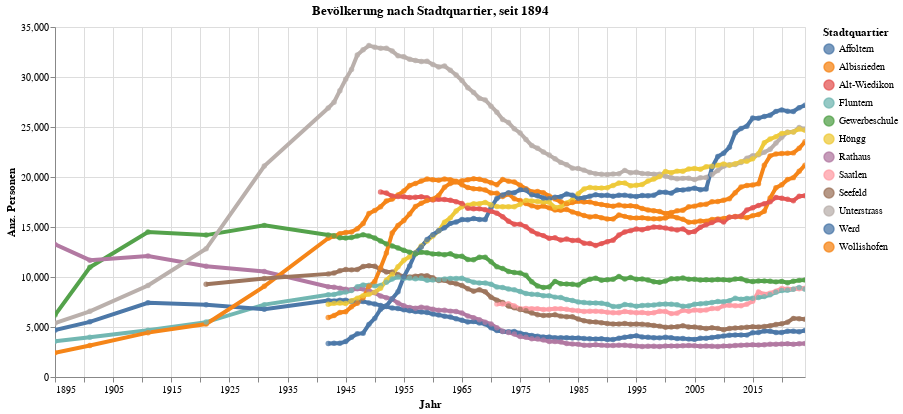

Notebook code for this chart:
### Code cell
myTitle="Bevölkerung nach Stadtquartier, seit "+str(data2betested.index.year.min())
highlight = alt.selection(type='single', on='mouseover',
                          fields=['RAUM_lang'], nearest=True)
#x='date:StichtagDatJahr',
base = alt.Chart(myAgg.reset_index().query('sum_WBev>30'), title=myTitle).encode(
    x=alt.X('StichtagDatJahr', axis=alt.Axis(title='Jahr'))# , axis=alt.Axis(format='%', title='percentage')
    , y=alt.X('sum_WBev', axis=alt.Axis(title='Anz. Personen'))
    , color=alt.Color('RAUM_lang', legend=alt.Legend(title="Stadtquartier", orient="right"))  
    ,tooltip=['StichtagDatJahr', 'RAUM_lang','sum_WBev']    
)
points = base.mark_circle().encode(
    opacity=alt.value(0.75)
).add_selection(
    highlight
).properties(
    width=750 , height=350
)
lines = base.mark_line().encode(
    size=alt.condition(~highlight, alt.value(0.5), alt.value(4))
).interactive()

lines + points

### Figure 1 — Vega-Lite specification as saved in the notebook (floating-point values rounded to 4 significant figures; data arrays with more than 128 entries replaced by an {"elided": "..."} marker saying what was removed)
{"config": {"view": {"continuousWidth": 400, "continuousHeight": 300}}, "layer": [{"mark": "line", "encoding": {"color": {"type": "nominal", "field": "RAUM_lang", "legend": {"orient": "right", "title": "Stadtquartier"}}, "size": {"condition": {"value": 0.5, "selection": {"not": "selector003"}}, "value": 4}, "tooltip": [{"type": "temporal", "field": "StichtagDatJahr"}, {"type": "nominal", "field": "RAUM_lang"}, {"type": "quantitative", "field": "sum_WBev"}], "x": {"type": "temporal", "axis": {"title": "Jahr"}, "field": "StichtagDatJahr"}, "y": {"type": "quantitative", "axis": {"title": "Anz. Personen"}, "field": "sum_WBev"}}, "selection": {"selector004": {"type": "interval", "bind": "scales", "encodings": ["x", "y"]}}, "title": "Bevölkerung nach Stadtquartier, seit 1894"}, {"mark": "circle", "encoding": {"color": {"type": "nominal", "field": "RAUM_lang", "legend": {"orient": "right", "title": "Stadtquartier"}}, "opacity": {"value": 0.75}, "tooltip": [{"type": "temporal", "field": "StichtagDatJahr"}, {"type": "nominal", "field": "RAUM_lang"}, {"type": "quantitative", "field": "sum_WBev"}], "x": {"type": "temporal", "axis": {"title": "Jahr"}, "field": "StichtagDatJahr"}, "y": {"type": "quantitative", "axis": {"title": "Anz. Personen"}, "field": "sum_WBev"}}, "height": 350, "selection": {"selector003": {"type": "single", "on": "mouseover", "fields": ["RAUM_lang"], "nearest": true}}, "title": "Bevölkerung nach Stadtquartier, seit 1894", "width": 750}], "data": {"name": "data-c9ae4d9dd12687ebf68616667efdd6e5"}, "$schema": "https://vega.github.io/schema/vega-lite/v4.8.1.json", "datasets": {"data-c9ae4d9dd12687ebf68616667efdd6e5": {"elided": "990 records"}}}
